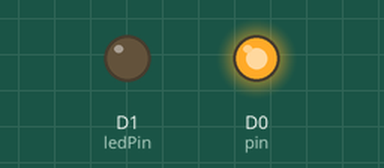
The sketch below on a simulated ESP8266 (NodeMCU). Parts: output pins drawn as LEDs (lit = HIGH). WiFi joins after 1.5 s; servers stay silent unless stated; uploads are accepted with an empty reply; what the sketch prints to the serial monitor is not drawn.

Above: at 2.95 s.
At 9.19 s:
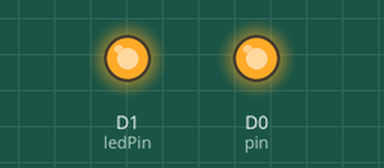
Timing chart, 0 to 9.5 s (numbered marks = the images above):
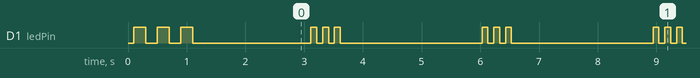

The sketch:

GrowattGeneracArduino.ino
```cpp
#include <ESP8266WiFi.h>
#include <WiFiClientSecure.h>
#include <ArduinoOTA.h>
#include <ArduinoJson.h>

// =========================================================
// ✅ USER CONFIGURABLE SETTINGS - PLACE YOUR VALUES HERE
// =========================================================

// Wi-Fi credentials
const char* ssid = "VPN";           // Your Wi-Fi network name
const char* password = "133Utica"; // Your Wi-Fi password

// Server details
const char* host = "node.johnetravels.com"; // Your Node.js server hostname or IP
const int httpsPort = 443;                  // Your server's HTTPS port (usually 443)

// ESP Device ID for this specific ESP (Matches ID in your Node.js database)
const int ESP_DEVICE_ID = 1; // ✅ IMPORTANT: Change this for each ESP device!

// Construct the full path with the device ID
String controlPath = "/espcontrol/device?deviceId=" + String(ESP_DEVICE_ID);

// SSL fingerprint (update if your server's SSL certificate changes)
// Use the fingerprint tool (e.g., https://www.grc.com/fingerprints.htm)
// Or get it from your browser's certificate info for your server's domain.
const char fingerprint[] = "56 99 84 58 27 EC DF D1 A1 A2 29 44 A3 E6 F1 0C 57 C7 CF B0";

// =========================================================
// END USER CONFIGURABLE SETTINGS
// =========================================================


// Control pin (D0 = GPIO16) - inverted logic for typical relays
const int pin = 16;

// Status LED pin (D1 = GPIO5)
const int ledPin = 5;

int failureCount = 0;

void blinkLED(int times, int delayMs = 200) {
  for (int i = 0; i < times; i++) {
    digitalWrite(ledPin, HIGH);
    delay(delayMs);
    digitalWrite(ledPin, LOW);
    delay(delayMs);
  }
}

void connectToWiFi() {
  Serial.print("Connecting to WiFi");
  WiFi.begin(ssid, password);
  int attempts = 0;
  while (WiFi.status() != WL_CONNECTED && attempts < 30) {
    delay(500);
    Serial.print(".");
    attempts++;
  }

  if (WiFi.status() == WL_CONNECTED) {
    Serial.println("\nWiFi connected. IP: " + WiFi.localIP().toString());
  } else {
    Serial.println("\nWiFi failed. Rebooting...");
    blinkLED(10, 100);
    ESP.restart();
  }
}

void setup() {
  pinMode(pin, OUTPUT);
  digitalWrite(pin, HIGH);  // OFF (inverted logic for relay)

  pinMode(ledPin, OUTPUT);
  digitalWrite(ledPin, LOW);

  Serial.begin(115200);
  delay(100);
  Serial.println("\nBooting...");

  blinkLED(3);
  connectToWiFi();

  ArduinoOTA.setHostname("esp8266-ota");
  ArduinoOTA.onStart([]() { Serial.println("OTA Start"); });
  ArduinoOTA.onEnd([]() { Serial.println("OTA End"); });
  ArduinoOTA.onError([](ota_error_t error) {
    Serial.printf("OTA Error [%u]\n", error);
  });
  ArduinoOTA.begin();
  Serial.println("OTA Ready");
}

void loop() {
  ArduinoOTA.handle();

  WiFiClientSecure client;
  client.setFingerprint(fingerprint);

  if (!client.connect(host, httpsPort)) {
    Serial.println("HTTPS connection failed");
    blinkLED(2, 100);
    failureCount++;
    delay((failureCount >= 3) ? 10000 : 5000);
    return;
  }

  failureCount = 0;

  // Use the dynamically constructed controlPath
  client.print(String("GET ") + controlPath + " HTTP/1.1\r\n" +
               "Host: " + host + "\r\n" +
               "Connection: close\r\n\r\n");

  // Wait for the server to respond
  while (client.connected() && !client.available()) {
    delay(10);
  }

  // Read the entire HTTP response into a single string
  String fullResponse = "";
  while (client.connected() || client.available()) {
    if (client.available()) {
      fullResponse += (char)client.read();
    } else {
      delay(1);
    }
  }

  Serial.println("Received Full HTTP Response:");
  Serial.println(fullResponse);

  // Find the beginning of the JSON body by looking for the blank line after headers
  int bodyStartIndex = fullResponse.indexOf("\r\n\r\n");
  if (bodyStartIndex == -1) {
    Serial.println("Error: Could not find end of HTTP headers in response.");
    blinkLED(3, 100);
    client.stop();
    delay(2000);
    return;
  }

  // Extract the JSON body (starts 4 characters after "\r\n\r\n")
  String jsonResponse = fullResponse.substring(bodyStartIndex + 4);
  jsonResponse.trim();

  Serial.println("--- Extracted JSON Body ---");
  Serial.println(jsonResponse);

  StaticJsonDocument<200> doc;

  DeserializationError error = deserializeJson(doc, jsonResponse);

  if (error) {
    Serial.print(F("deserializeJson() failed: "));
    Serial.println(error.f_str());
    blinkLED(3, 100);
    client.stop();
    delay(2000);
    return;
  }

  const char* state = doc["state"];

  if (state) {
    Serial.print("Extracted State: ");
    Serial.println(state);

    if (strcmp(state, "ON") == 0) {
      digitalWrite(pin, LOW); // Turn relay ON (inverted logic)
      Serial.println("Relay ON (D0)");
    } else if (strcmp(state, "OFF") == 0) {
      digitalWrite(pin, HIGH); // Turn relay OFF (inverted logic)
      Serial.println("Relay OFF (D0)");
    } else {
      Serial.println("Unknown state received: " + String(state));
    }
  } else {
    Serial.println("JSON 'state' key not found.");
  }

  client.stop();
  delay(2000);
}
```

Measured:
- by itself, D1 (ledPin): moves between LOW and HIGH, repeating every 14.6 s
